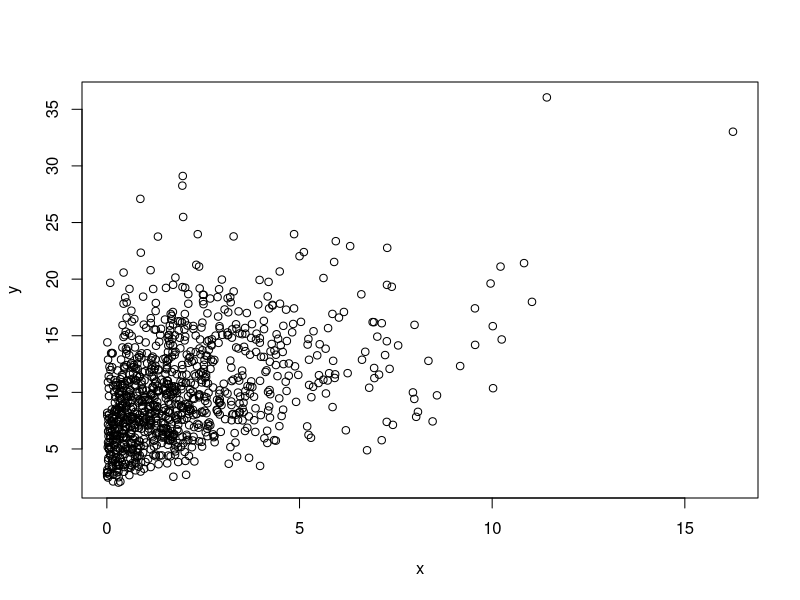
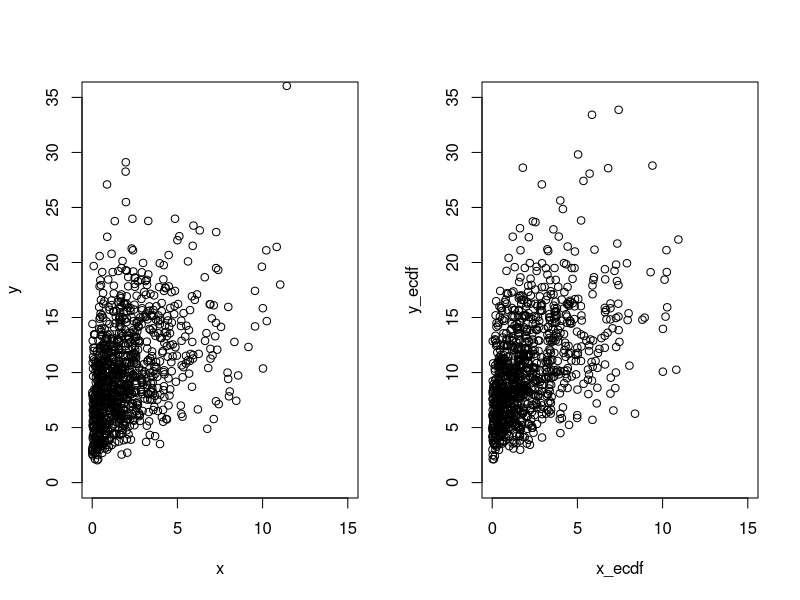
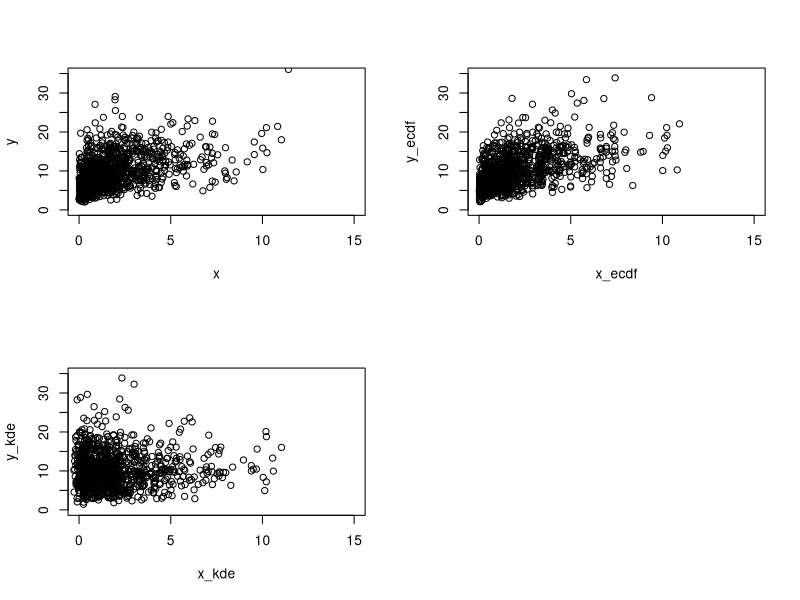
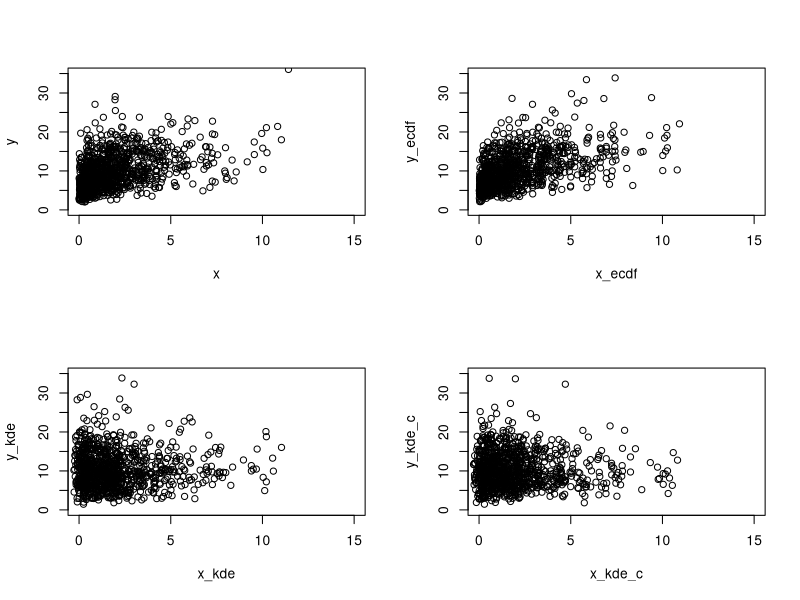

Write the R code that produced these figures, in order.
#####################################################################
## project computing
#####################################################################


## generate bivariate copula data
## https://www.r-bloggers.com/copulas-made-easy/
## Gaussiam Copula
## one rv is from gamma(1,2)
## one rv is from chisq(1)

require(mvtnorm)
n <- 1000
sigma <- matrix(c(1, 0.5, 0.5, 1), nrow = 2)
set.seed(123)
dat <- rmvnorm(n, sigma = sigma)
dat <- pnorm(dat)
x <- qgamma(dat[,1], shape = 1, scale = 2)
y <- qchisq(dat[,2], df = 10)
plot(x, y)


## generate random number with empirical cdf

sigma <- matrix(c(1, 0.5, 0.5, 1), nrow = 2)
set.seed(456)
dat <- rmvnorm(n, sigma = sigma)
dat <- pnorm(dat)

x_ecdf <- quantile(x, dat[,1])
y_ecdf <- quantile(y, dat[,2])

par(mfrow = c(1,2))
plot(x, y, xlim = c(0, 15), ylim = c(0, 35))
plot(x_ecdf, y_ecdf, xlim = c(0, 15), ylim = c(0, 35))


## generate random number from KDE
## use uniform kernel since it gives us closed form solution
## check the influence of bandwidth to the random number generating
sample.kernel <- function(n, x){
  bw <- density(x)$bw
  sample(x, n, replace = TRUE) + runif(n, -bw, bw)
}


x_kde <- sample.kernel(n, x)
y_kde <- sample.kernel(n, y)

par(mfrow = c(2,2))
plot(x, y, xlim = c(0, 15), ylim = c(0, 35))
plot(x_ecdf, y_ecdf, xlim = c(0, 15), ylim = c(0, 35))
plot(x_kde, y_kde, xlim = c(0, 15), ylim = c(0, 35))

## use close form solution of uniform kernel

sigma <- matrix(c(1, 0.5, 0.5, 1), nrow = 2)
set.seed(456)
dat <- rmvnorm(n, sigma = sigma)
dat <- pnorm(dat)

bw_x <- density(x)$bw
bw_y <- density(y)$bw
x_kde_c <- (2*n*bw_x*dat[,1] - n*bw_x)/n + sample(x, n, replace = TRUE)
y_kde_c <- (2*n*bw_y*dat[,2] - n*bw_y)/n + sample(y, n, replace = TRUE)

par(mfrow = c(2,2))
plot(x, y, xlim = c(0, 15), ylim = c(0, 35))
plot(x_ecdf, y_ecdf, xlim = c(0, 15), ylim = c(0, 35))
plot(x_kde, y_kde, xlim = c(0, 15), ylim = c(0, 35))
plot(x_kde_c, y_kde_c, xlim = c(0, 15), ylim = c(0, 35))






